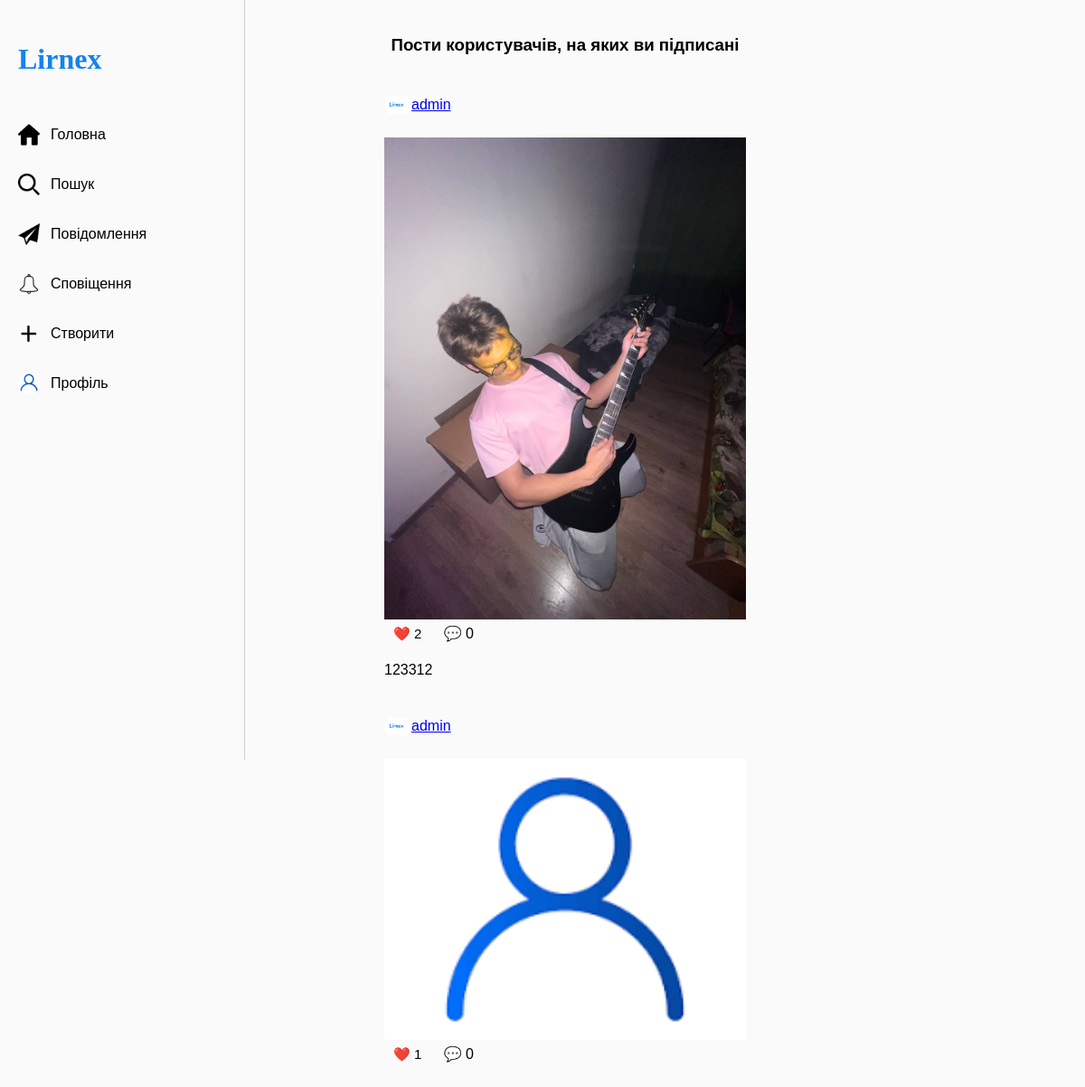
Before: / (signed in) with the older database file.
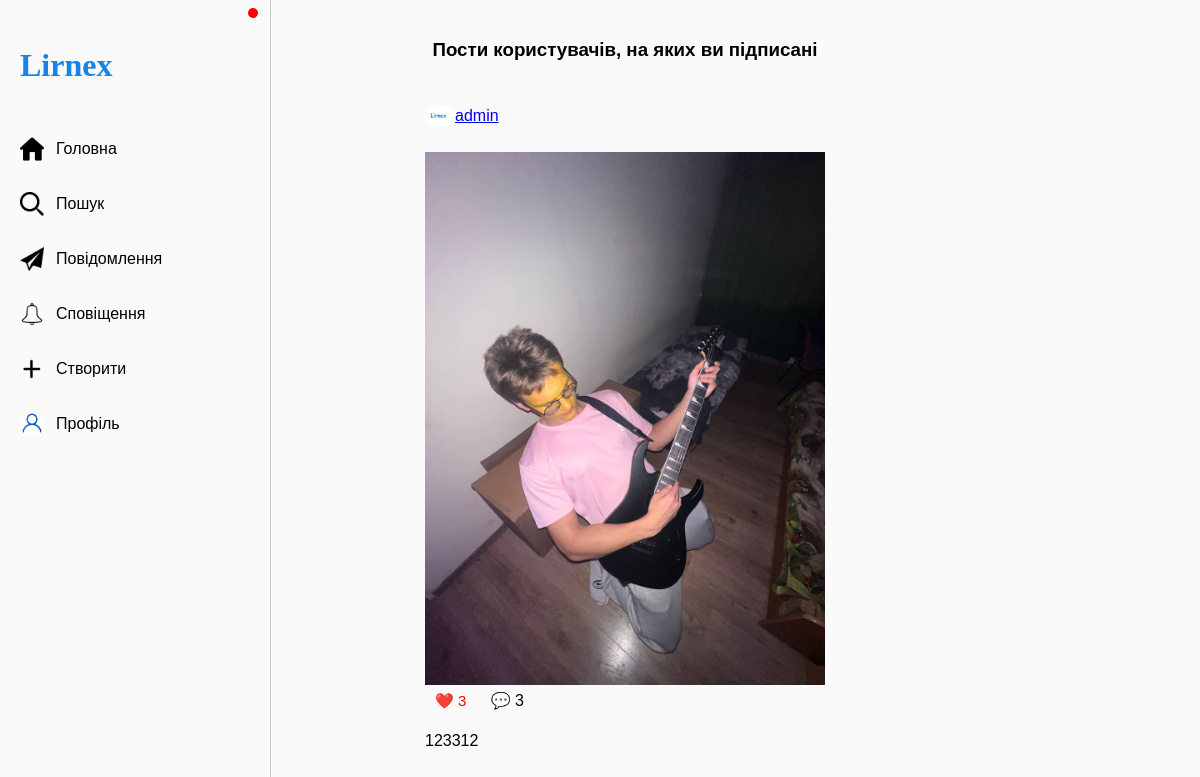
After: the same page with the newer database file.
### basic/models.py (models this page shows, shortened)
class Post(models.Model):
    author = models.ForeignKey(User, on_delete=models.CASCADE)
    caption = models.TextField(blank=True)
    created_at = models.DateTimeField(auto_now_add=True)
    likes = models.ManyToManyField(User, related_name="liked_posts", blank=True)

class Media(models.Model):
    post = models.ForeignKey(Post, on_delete=models.CASCADE, related_name='media')
    file = models.FileField(upload_to='uploads/', null=True, blank=True)
    def is_image(self):
        return self.file.name.lower().endswith(('.png', '.jpg', '.jpeg', '.gif', '.webp'))

### user/models.py (models this page shows)
class Profile(models.Model):
    user = models.OneToOneField(User, on_delete=models.CASCADE)
    bio = models.TextField(max_length=120,blank=True, null=True)
    photo_profile = models.ImageField(upload_to='profile_photos/',  default='profile_photos/default.png',blank=True)
    birthday = models.DateField(blank=True, null=True)
    create_at = models.DateTimeField(auto_now_add=True)
    following = models.ManyToManyField('self', symmetrical=False, related_name='followers', blank=True)

### basic/views.py (the view)
# urls.py: path('', views.BasicHomeView.as_view(), name="home"),
class BasicHomeView(ListView):
    model = Post
    template_name = "basic/home_page.html"
    context_object_name = "posts"
    def get_queryset(self):
        if self.request.user.is_authenticated:
            user_profile = self.request.user.profile
            following_profiles = user_profile.following.all()  # подписки
            qs = Post.objects.filter(author__profile__in=following_profiles).order_by('-created_at')
            for post in qs:
                post.liked_by_user = post.likes.filter(pk=self.request.user.pk).exists()
            return qs
        else:
            return Post.objects.none()  # если аноним — ничего не показываем
    def get_context_data(self, **kwargs):
        context = super().get_context_data(**kwargs)
        if self.request.user.is_authenticated:
            user_profile = self.request.user.profile
            context['recommended'] = user_profile.following.all()[:5]
        else:
            context['recommended'] = []
        return context

### basic/context_processors.py (called while the page is built)
def unread_notifications(request):
    if request.user.is_authenticated:
        return {
            'unread_notifications': Notification.objects.filter(
                to_user=request.user,
                is_read=False
            ).count()
        }
    return {}

### basic/templates/basic/home_page.html (shortened to what this page needs)
{% extends 'basic/home.html' %}
{% block content %}
<div class="feed-container">
<h3 style="text-align: center;">Пости користувачів, на яких ви підписані</h3>
{% for post in posts %}
<div class="post">
    <div class="creator">
        <h4>
            <img src="{{ post.author.profile.photo_profile.url }}" class="profile-pic"
                 style="width:30px; height:30px; border-radius:50%;">
        </h4>
        <a href="{% url 'user:profile' post.author.username %}">
            {{ post.author.username }}
        </a>
    </div>
    {% for media in post.media.all %}
    <a href="{% url 'basic:post_detail' post.pk %}" class="post-link">
        {% if media.is_image %}
            <img src="{{ media.file.url }}" alt="" style="max-width:400px;">
        {% elif media.is_video %}
            <video controls style="max-width:400px;">
                <source src="{{ media.file.url }}" type="video/mp4">
            </video>
        {% endif %}
    {% endfor %}
    </a>
    <button type="button"
            class="like-btn {% if post.liked_by_user %}liked{% endif %}"
            data-id="{{ post.id }}">
        ❤️ <span class="like-count">{{ post.likes.count }}</span>
    </button>
    <a href="{% url 'basic:post_detail' post.pk %}" class="post-link comment-btn">
        💬 {{ post.comments.count }}
    </a>
    {{ post.caption|linebreaks }}
</div>
{% empty %}
<p style="text-align: center;">Поки що немає постів.</p>
{% endfor %}
</div>
{% endblock %}

### basic/templates/basic/home.html (shortened to what this page needs)
{% load static %}
<!DOCTYPE html>
<html lang="uk">
<head>
    <link rel="stylesheet" href="{% static 'css/home.css' %}">
</head>
<body>
<div class="layout">
    <aside class="sidebar">
        <h2 class="logo">Lirnex</h2>
        <a href="{% url 'basic:home' %}" class="menu-item">
            <img src="{% static 'icons/home.png' %}" alt="">
            <span>Головна</span>
        </a>
        <a href="{% url 'user:search_users' %}" class="menu-item">
            <img src="{% static 'icons/search.png' %}" alt="">
            <span>Пошук</span>
        </a>
        <a href="#" class="menu-item">
            <img src="{% static 'icons/messages.png' %}" alt="">
            <span>Повідомлення</span>
        </a>
        <a href="{% url 'basic:notifications' %}" class="menu-item notification-link">
            <img src="{% static 'icons/notification.png' %}" alt="">
            <span>Сповіщення</span>
            {% if unread_notifications > 0 %}
                <span class="notif-dot"></span>
            {% endif %}
        </a>
        <a href="{% url 'basic:post-create' %}" class="menu-item">
            <img src="{% static 'icons/plus.png' %}" alt="">
            <span>Створити</span>
        </a>
        {% if request.user.is_authenticated %}
            <a href="{% url 'user:profile' username=request.user.username %}" class="menu-item">
                {% if request.user.profile.photo_profile %}
                    <img src="{{ request.user.profile.photo_profile.url }}" class="profile-pic" alt="">
                {% else %}
                    <img src="{% static 'icons/default-avatar.png' %}" class="profile-pic" alt="">
                {% endif %}
                <span>Профіль</span>
            </a>
        {% else %}
            <a href="{% url 'user:register' %}" class="menu-item register-btn">
                Зареєструватися
            </a>
        {% endif %}
    </aside>
    <main class="main-content">
        {% block content %}{% endblock %}
    </main>
</div>
</body>
</html>

Changed rows visible on the page:
removed Post: author.profile.photo_profile (picture), author.username "admin", likes.count "1", comments.count "0"
removed Media: file (placeholder picture), shown under "admin"
computed for Post "admin": likes.count "2" → "3"; comments.count "0" → "3"
